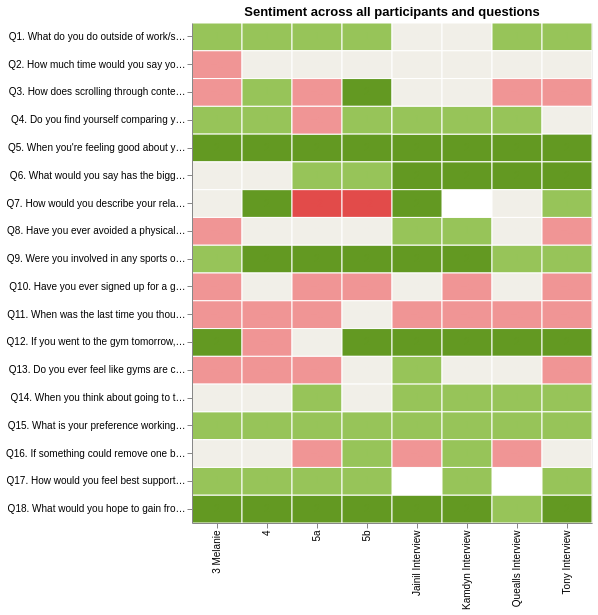

The cell this chart's notebook holds for it:
### Markdown cell above
---
## Viz 2: Sentiment heatmap

Questions x participants, colored by sentiment score. Shows universal agreement (all green/red rows) and divergence.

### Tableau instructions
1. Open `viz2_sentiment_long.csv`
2. Drag `question_short` to **Rows**
3. Drag `participant_short` to **Columns**
4. Drag `sentiment` to **Color**
5. Change mark type to **Square**
6. Click Color -> Edit Colors -> choose **Red-Green Diverging** palette
7. Set center to 0, range from -2 to 2
8. Drag `sentiment` to **Label** as well (so the number shows in each cell)
9. Right-click `question_short` on Rows -> Sort -> Manual, then reorder to match interview order (Q1-Q18)

### Code cell
# Reshape sentiment heatmap to long format
sent_long = sh.reset_index().melt(id_vars="question", var_name="participant", value_name="sentiment")
sent_long = sent_long.dropna(subset=["sentiment"])
sent_long["participant_short"] = sent_long["participant"].apply(short_name)

# Create short question labels with Q number
q_map = {}
for q in sent_long["question"].unique():
    num = q.split(".")[0] if "." in q else q[:4]
    short = q.split(".", 1)[1].strip()[:45] + "..." if len(q) > 50 else q.split(".", 1)[1].strip()
    q_map[q] = f"{num}. {short}"

sent_long["question_short"] = sent_long["question"].map(q_map)

# Get question order
q_order = [q_map[q] for q in sh.index if q in q_map]
# Remove duplicates while preserving order
seen = set()
q_order_unique = []
for q in q_order:
    if q not in seen:
        q_order_unique.append(q)
        seen.add(q)

chart2 = alt.Chart(sent_long).mark_rect(stroke="white", strokeWidth=1).encode(
    y=alt.Y("question_short:N", sort=q_order_unique, title=None),
    x=alt.X("participant_short:N", title=None),
    color=alt.Color("sentiment:Q",
        scale=alt.Scale(domain=[-2, -1, 0, 1, 2],
                        range=["#E24B4A", "#F09595", "#F1EFE8", "#97C459", "#639922"]),
        title="Sentiment"
    ),
    tooltip=["participant_short", "question_short", "sentiment"]
).properties(
    width=400,
    height=500,
    title="Sentiment across all participants and questions"
)

text2 = alt.Chart(sent_long).mark_text(fontSize=10).encode(
    y=alt.Y("question_short:N", sort=q_order_unique),
    x=alt.X("participant_short:N"),
    text=alt.Text("sentiment:Q", format=".0f"),
    color=alt.Color("sentiment:Q",
        scale=alt.Scale(domain=[-2, 0, 2], range=["#501313", "#444441", "#173404"]),
        legend=None
    )
)

viz2 = (chart2 + text2)

sent_long.to_csv("viz_exports/viz2_sentiment_long.csv", index=False)
viz2

### Figure 1 — Vega-Lite specification as saved in the notebook (floating-point values rounded to 4 significant figures; data arrays with more than 128 entries replaced by an {"elided": "..."} marker saying what was removed)
{"config": {"view": {"continuousWidth": 300, "continuousHeight": 300}}, "layer": [{"mark": {"type": "rect", "stroke": "white", "strokeWidth": 1}, "encoding": {"color": {"field": "sentiment", "scale": {"domain": [-2, -1, 0, 1, 2], "range": ["#E24B4A", "#F09595", "#F1EFE8", "#97C459", "#639922"]}, "title": "Sentiment", "type": "quantitative"}, "tooltip": [{"field": "participant_short", "type": "nominal"}, {"field": "question_short", "type": "nominal"}, {"field": "sentiment", "type": "quantitative"}], "x": {"field": "participant_short", "title": null, "type": "nominal"}, "y": {"field": "question_short", "sort": ["Q1. What do you do outside of work/school?", "Q2. How much time would you say you spend on soci...", "Q3. How does scrolling through content on social ...", "Q4. Do you find yourself comparing your image to ...", "Q5. When you're feeling good about yourself, what...", "Q6. What would you say has the biggest influence ...", "Q7. How would you describe your relationship with...", "Q8. Have you ever avoided a physical activity bec...", "Q9. Were you involved in any sports or physical a...", "Q10. Have you ever signed up for a gym and stopped...", "Q11. When was the last time you thought about goin...", "Q12. If you went to the gym tomorrow, how confiden...", "Q13. Do you ever feel like gyms are catered for ce...", "Q14. When you think about going to the gym, do you...", "Q15. What is your preference working out alone, ta...", "Q16. If something could remove one barrier to gett...", "Q17. How would you feel best supported going to th...", "Q18. What would you hope to gain from going to the..."], "title": null, "type": "nominal"}}, "title": "Sentiment across all participants and questions"}, {"mark": {"type": "text", "fontSize": 10}, "encoding": {"color": {"field": "sentiment", "legend": null, "scale": {"domain": [-2, 0, 2], "range": ["#501313", "#444441", "#173404"]}, "type": "quantitative"}, "text": {"field": "sentiment", "format": ".0f", "type": "quantitative"}, "x": {"field": "participant_short", "type": "nominal"}, "y": {"field": "question_short", "sort": ["Q1. What do you do outside of work/school?", "Q2. How much time would you say you spend on soci...", "Q3. How does scrolling through content on social ...", "Q4. Do you find yourself comparing your image to ...", "Q5. When you're feeling good about yourself, what...", "Q6. What would you say has the biggest influence ...", "Q7. How would you describe your relationship with...", "Q8. Have you ever avoided a physical activity bec...", "Q9. Were you involved in any sports or physical a...", "Q10. Have you ever signed up for a gym and stopped...", "Q11. When was the last time you thought about goin...", "Q12. If you went to the gym tomorrow, how confiden...", "Q13. Do you ever feel like gyms are catered for ce...", "Q14. When you think about going to the gym, do you...", "Q15. What is your preference working out alone, ta...", "Q16. If something could remove one barrier to gett...", "Q17. How would you feel best supported going to th...", "Q18. What would you hope to gain from going to the..."], "type": "nominal"}}}], "data": {"name": "data-aaddc1460b03128d8f501c9748076f0b"}, "height": 500, "width": 400, "$schema": "https://vega.github.io/schema/vega-lite/v5.20.1.json", "datasets": {"data-aaddc1460b03128d8f501c9748076f0b": {"elided": "144 records"}}}
